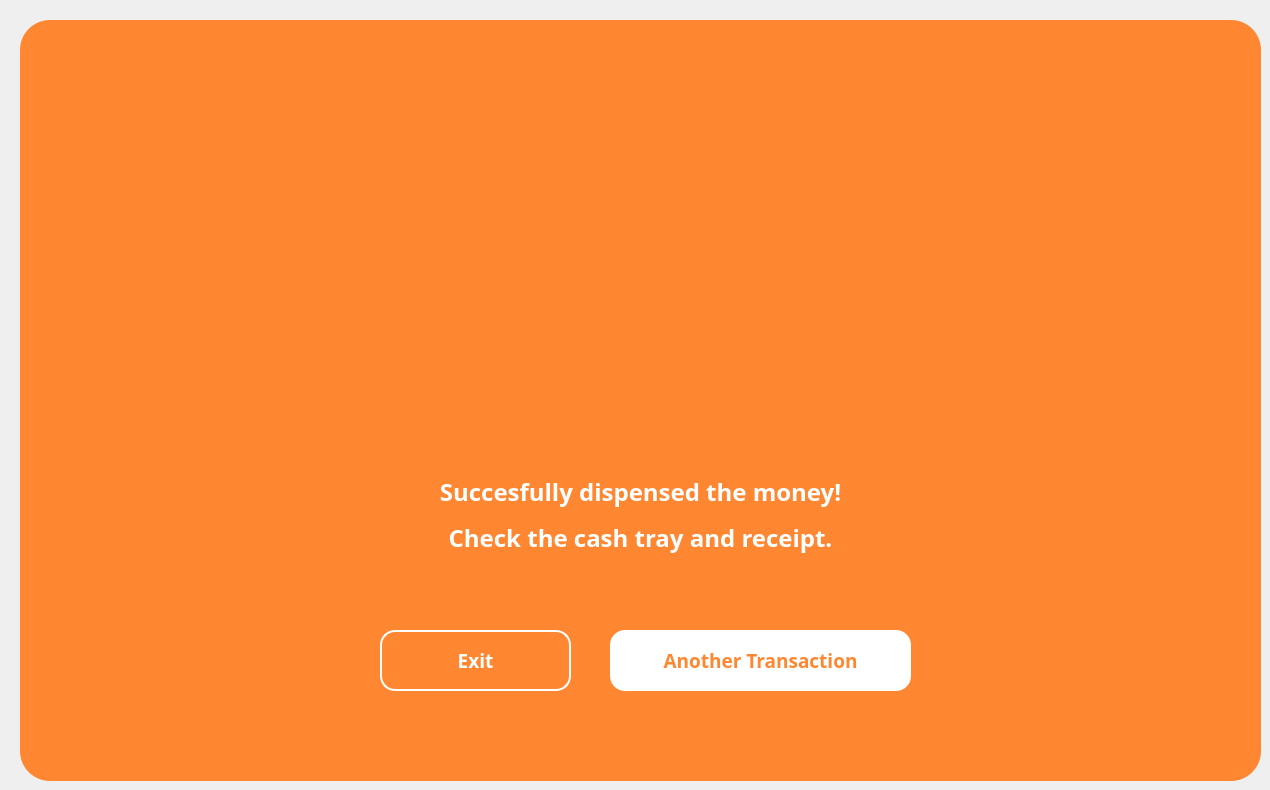
  <widget class="QWidget" name="cb_succesfully_dispensed">
   <widget class="QFrame" name="successfully_dispnesed_1">
    <property name="enabled">
     <bool>true</bool>
    </property>
    <property name="geometry">
     <rect>
      <x>20</x>
      <y>20</y>
      <width>1241</width>
      <height>761</height>
     </rect>
    </property>
    <property name="font">
     <font>
      <pointsize>9</pointsize>
     </font>
    </property>
    <property name="styleSheet">
     <string notr="true">QFrame {
    background-color: #ff8731;
	border-radius: 30px;
}
</string>
    </property>
    <property name="frameShape">
     <enum>QFrame::NoFrame</enum>
    </property>
    <widget class="QLabel" name="main_logo_62">
     <property name="geometry">
      <rect>
       <x>440</x>
       <y>90</y>
       <width>350</width>
       <height>350</height>
      </rect>
     </property>
     <property name="text">
      <string/>
     </property>
     <property name="pixmap">
      <pixmap>images/checkk.png</pixmap>
     </property>
     <property name="scaledContents">
      <bool>true</bool>
     </property>
    </widget>
    <widget class="QToolButton" name="cb_exit">
     <property name="geometry">
      <rect>
       <x>360</x>
       <y>610</y>
       <width>191</width>
       <height>61</height>
      </rect>
     </property>
     <property name="font">
      <font>
       <family>Montserrat</family>
       <pointsize>14</pointsize>
       <weight>75</weight>
       <bold>true</bold>
      </font>
     </property>
     <property name="cursor">
      <cursorShape>PointingHandCursor</cursorShape>
     </property>
     <property name="styleSheet">
      <string notr="true">QToolButton {
    background-color: transparent;
    color: white;
    border: 2px solid white;
    border-radius: 15px;

    text-align: center;
}


QToolButton:hover {
    background-color: #FFC499;  /* light gray */
	border: 2px solid #FFC499;
}

QToolButton:pressed {
    background-color: #F56600;
	color: white;
    padding-top: 10px;  /* simulate press-in */
    padding-bottom: 15px;
 
}</string>
     </property>
     <property name="text">
      <string>Exit</string>
     </property>
     <property name="iconSize">
      <size>
       <width>200</width>
       <height>200</height>
      </size>
     </property>
     <property name="checkable">
      <bool>false</bool>
     </property>
     <property name="popupMode">
      <enum>QToolButton::DelayedPopup</enum>
     </property>
     <property name="toolButtonStyle">
      <enum>Qt::ToolButtonIconOnly</enum>
     </property>
    </widget>
    <widget class="QLabel" name="label_176">
     <property name="geometry">
      <rect>
       <x>370</x>
       <y>440</y>
       <width>501</width>
       <height>111</height>
      </rect>
     </property>
     <property name="font">
      <font>
       <family>Montserrat</family>
       <pointsize>18</pointsize>
       <weight>75</weight>
       <bold>true</bold>
      </font>
     </property>
     <property name="styleSheet">
      <string notr="true">QLabel {
    color: white;
}
</string>
     </property>
     <property name="text">
      <string>&lt;html&gt;&lt;head/&gt;&lt;body&gt;&lt;p align=&quot;center&quot;&gt;Succesfully dispensed the money!&lt;/p&gt;&lt;p align=&quot;center&quot;&gt;Check the cash tray and receipt.&lt;/p&gt;&lt;/body&gt;&lt;/html&gt;</string>
     </property>
    </widget>
    <widget class="QToolButton" name="cb_insertCoins_proceed_2">
     <property name="geometry">
      <rect>
       <x>590</x>
       <y>610</y>
       <width>301</width>
       <height>61</height>
      </rect>
     </property>
     <property name="font">
      <font>
       <family>Montserrat</family>
       <pointsize>14</pointsize>
       <weight>75</weight>
       <bold>true</bold>
      </font>
     </property>
     <property name="cursor">
      <cursorShape>PointingHandCursor</cursorShape>
     </property>
     <property name="styleSheet">
      <string notr="true">QToolButton {
    background-color: white;
    color: #ff8731;
    border: none;
    border-radius: 15px;
    text-align: center;
}

QToolButton:hover {
    background-color: #FFC499;  /* light gray */
	border: 2px solid #FFC499;
}

QToolButton:pressed {
    background-color: #F56600;
	color: white;
    padding-top: 10px;  /* simulate press-in */
    padding-bottom: 15px;
 
}

</string>
     </property>
     <property name="text">
      <string>Another Transaction</string>
     </property>
     <property name="iconSize">
      <size>
       <width>200</width>
       <height>200</height>
      </size>
     </property>
     <property name="checkable">
      <bool>false</bool>
     </property>
     <property name="popupMode">
      <enum>QToolButton::DelayedPopup</enum>
     </property>
     <property name="toolButtonStyle">
      <enum>Qt::ToolButtonIconOnly</enum>
     </property>
    </widget>
   </widget>
  </widget>
